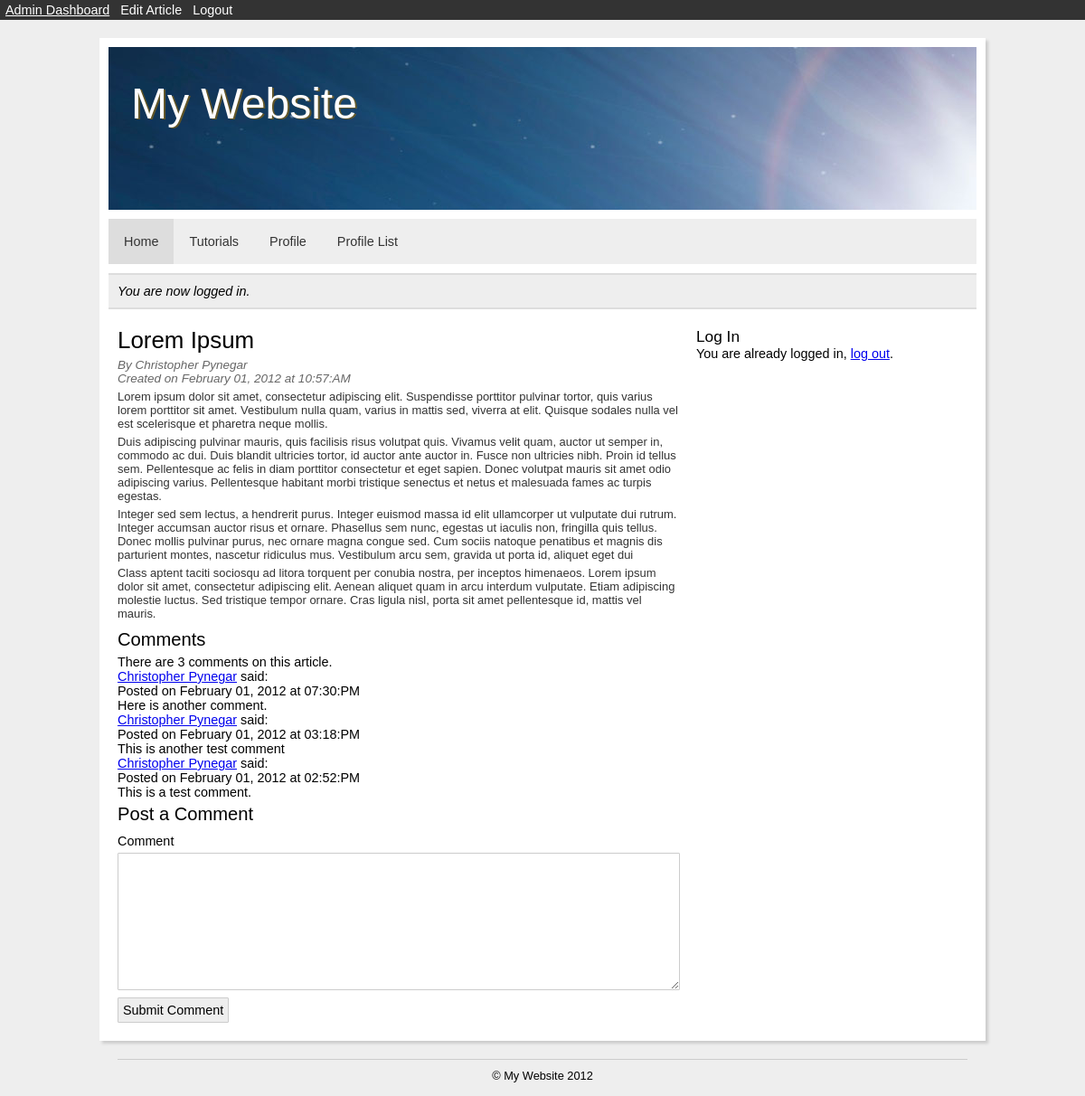
Screenshot of /index.php?system=article&id=3 (signed in) with the database file from the repository.
### tables this page shows
CREATE TABLE IF NOT EXISTS `tbl_settings` (
  `id` int(11) NOT NULL AUTO_INCREMENT,
  `website_name` varchar(100) NOT NULL,
  `tagline` varchar(100) NOT NULL,
  `keywords` varchar(255) NOT NULL,
  `description` varchar(255) NOT NULL,
  `offline` int(1) NOT NULL,
  `offline_message` varchar(255) NOT NULL,
  `editor` int(11) NOT NULL,
  `use_htaccess` int(1) NOT NULL,
  `debug_mode` int(1) NOT NULL,
  `date_modified` datetime NOT NULL,
  PRIMARY KEY (`id`)
);

CREATE TABLE IF NOT EXISTS `tbl_menu_items` (
  `id` int(11) NOT NULL AUTO_INCREMENT,
  `menu` int(11) NOT NULL,
  `type` int(11) NOT NULL,
  `name` varchar(100) NOT NULL,
  `alias` varchar(100) NOT NULL,
  `access` varchar(20) NOT NULL,
  `website_title` varchar(255) NOT NULL,
  `position` int(3) NOT NULL,
  `parameters` text NOT NULL,
  `date_modified` datetime NOT NULL,
  `date_created` datetime NOT NULL,
  PRIMARY KEY (`id`)
);

CREATE TABLE IF NOT EXISTS `tbl_articles` (
  `id` int(11) NOT NULL AUTO_INCREMENT,
  `author` int(11) NOT NULL,
  `category` int(11) NOT NULL,
  `name` varchar(255) NOT NULL,
  `content` text NOT NULL,
  `keywords` varchar(100) NOT NULL,
  `description` varchar(100) NOT NULL,
  `hits` int(11) NOT NULL,
  `published` int(1) NOT NULL,
  `comments` int(1) NOT NULL,
  `date_modified` datetime NOT NULL,
  `date_created` datetime NOT NULL,
  PRIMARY KEY (`id`)
);

CREATE TABLE IF NOT EXISTS `tbl_users` (
  `id` int(11) NOT NULL AUTO_INCREMENT,
  `permission` int(11) NOT NULL,
  `username` varchar(20) NOT NULL,
  `password` varchar(40) NOT NULL,
  `email` varchar(255) NOT NULL,
  `first_name` varchar(50) NOT NULL,
  `last_name` varchar(50) NOT NULL,
  `bio` text NOT NULL,
  `url` varchar(200) NOT NULL,
  `gender` varchar(1) NOT NULL,
  `status` varchar(50) NOT NULL,
  `email_notifications` int(1) NOT NULL,
  `enabled` int(1) NOT NULL,
  `date_modified` datetime NOT NULL,
  `date_created` datetime NOT NULL,
  PRIMARY KEY (`id`)
);

CREATE TABLE IF NOT EXISTS `tbl_comments` (
  `id` int(11) NOT NULL AUTO_INCREMENT,
  `author` int(11) NOT NULL,
  `article` int(11) NOT NULL,
  `name` varchar(255) NOT NULL,
  `email` varchar(255) NOT NULL,
  `url` varchar(255) NOT NULL,
  `comment` text NOT NULL,
  `date_created` datetime NOT NULL,
  PRIMARY KEY (`id`)
);

CREATE TABLE IF NOT EXISTS `tbl_module_items` (
  `id` int(11) NOT NULL AUTO_INCREMENT,
  `type` int(11) NOT NULL,
  `name` varchar(50) NOT NULL,
  `position` int(3) NOT NULL,
  `parameters` text NOT NULL,
  `date_modified` datetime NOT NULL,
  `date_created` datetime NOT NULL,
  PRIMARY KEY (`id`)
);

### library/core/session.php (called while the page is built, shortened)
<?php
class Session {
	private $logged_in = false;
	public function is_logged_in() {
		return $this->logged_in;
	}
	private function check_login() {
		if(isset($_SESSION['user_id'])) {
			$this->user_id = $_SESSION['user_id'];
			$this->logged_in = true;
		} else {
			unset($this->user_id);
			$this->logged_in = false;
		}
	}
}
$session = new Session();
?>

### library/core/mysql.php (called while the page is built, shortened)
<?php
class MySQL {
	private $connection;
	public function open_connection() {
		$this->connection = mysql_connect(DATABASE_SERVER, DATABASE_USERNAME, DATABASE_PASSWORD);
		if(!$this->connection) {
			die("MySQL connection failed: " . mysql_error());
		} else {
			$db_select = mysql_select_db(DATABASE_NAME, $this->connection);
		}
	}
	public function query($sql) {
		$result = mysql_query($sql, $this->connection);
		return $result;
	}
	public function fetch_array($result) {
		return mysql_fetch_array($result);
	}
}
$database = new MySQL();
?>

### library/core/core.php (called while the page is built, shortened)
<?php
class Core {
	protected static $table_name;
	public static function instantiate($record) {
		$object = new $class_name;
		foreach($record as $attribute => $value) {
			if($object->has_attribute($attribute)) {
				$object->$attribute = $value;
			}
		}
		return $object;
	}
	public static function find_by_id($id=0) {
		$result_array = static::find_by_sql("SELECT * FROM " . DATABASE_TBL_PREFIX . static::$table_name . " WHERE id={$id} LIMIT 1");
		return !empty($result_array) ? array_shift($result_array) : false;
	}
	public static function find_by_sql($sql="") {
		global $database;
		$result = $database->query($sql);
		$object_array = array();
		while($row = $database->fetch_array($result)) {
			$object_array[] = static::instantiate($row);
		}
		return $object_array;
	}
	public static function count_specific($field, $value) {
		global $database;
		$sql = "SELECT COUNT(*) FROM " . DATABASE_TBL_PREFIX . static::$table_name . " WHERE {$field}={$value}";
		$result = $database->query($sql);
		$row = $database->fetch_array($result);
		return array_shift($row);
	}
	private function has_attribute($attribute) {
		$object_vars = get_object_vars($this);
		return array_key_exists($attribute, $object_vars);
	}
}
?>

### library/core/permission.php (called while the page is built, shortened)
<?php
class Permission extends Core {
	public static function get_access_level() {
		global $session;
		$user = User::find_by_id($session->user_id);
		$permission = Permission::find_by_id($user->permission);
		return $permission->access;
	}
}
?>

### index.php (called while the page is built, shortened)
<?php
require_once('library/load.php');
require(SITE_ROOT.'library/core/website.php');
require(PUBLIC_TEMPLATE.'index.php');
?>

### library/core/setting.php (called while the page is built, shortened)
<?php
class Setting extends Core {
	public static function debug_mode() {
		if($setting = Setting::find_by_id(1)) {
			if($setting->debug_mode == 1) {
				ini_set('display_errors', true);
			} else {
				ini_set('display_errors', false);
			}
		} else {
			die('Could not retrieve settings.');
		}
	}
}
Setting::debug_mode();
?>

### library/load.php (called while the page is built, shortened)
<?php
require_once(LIBRARY_PATH.DS.'includes'.DS.'functions.php');
if(DATABASE_TYPE == 'MySQL') {
	require_once(LIBRARY_PATH.'core'.DS.'mysql.php');
} elseif(DATABASE_TYPE == 'MySQLi') {
	require_once(LIBRARY_PATH.'core'.DS.'mysqli.php');
}
require_once(LIBRARY_PATH.DS.'core'.DS.'session.php');
require_once(LIBRARY_PATH.DS.'core'.DS.'core.php');
require_once(LIBRARY_PATH.DS.'core'.DS.'setting.php');
require_once(LIBRARY_PATH.DS.'core'.DS.'comment.php');
require_once(LIBRARY_PATH.DS.'core'.DS.'menu-item.php');
require_once(LIBRARY_PATH.DS.'core'.DS.'menu-type.php');
require_once(LIBRARY_PATH.DS.'core'.DS.'module-item.php');
require_once(LIBRARY_PATH.DS.'core'.DS.'permission.php');
require_once(LIBRARY_PATH.DS.'core'.DS.'user.php');
?>

### library/core/menu-item.php (called while the page is built, shortened)
<?php
class MenuItem extends Core {
	public static $table_name = 'menu_items';
	public static function find_permitted_items($menu) {
		global $session;
		if(!$session->is_logged_in()) {
			return static::find_by_sql("SELECT * FROM " . DATABASE_TBL_PREFIX . static::$table_name . " WHERE menu='{$menu}' AND access='public' OR access='all' ORDER BY position ASC");
		} elseif($session->is_logged_in()) {
			if(Permission::get_access_level() <= 2) {
				return static::find_by_sql("SELECT * FROM " . DATABASE_TBL_PREFIX . static::$table_name . " WHERE menu='{$menu}' AND access='special' OR access='loggedin' OR access='all' ORDER BY position ASC");
			} else {
				return static::find_by_sql("SELECT * FROM " . DATABASE_TBL_PREFIX . static::$table_name . " WHERE menu='{$menu}' AND access='loggedin' OR access='all' ORDER BY position ASC");
			}
		}
	}
}
?>

### library/core/user.php (called while the page is built, shortened)
<?php
class User extends Core {
	public $first_name;
	public $last_name;
	public function fullname() {
		if(isset($this->first_name) && isset($this->last_name)) {
			return $this->first_name.' '.$this->last_name;
		} else {
			return NULL;
		}
	}
}
?>

### library/includes/functions.php (called while the page is built, shortened)
<?php
function datetime_to_text($datetime="") {
	$unixdatetime = strtotime($datetime);
	return strftime("%B %d, %Y at %I:%M:%p", $unixdatetime);
}
?>

### library/core/comment.php (called while the page is built, shortened)
<?php
class Comment extends Core {
	public static function article_comments($article) {
		return static::find_by_sql("SELECT * FROM ".DATABASE_TBL_PREFIX."comments WHERE article='{$article}' ORDER BY date_created DESC");
	}
}
?>

### library/core/menu-type.php (called while the page is built, shortened)
<?php
class MenuType extends Core {
	public static $table_name = 'menu_types';
	public static function find_by_alias($alias) {
		$result_array = self::find_by_sql("SELECT * FROM " . DATABASE_TBL_PREFIX . self::$table_name . " WHERE alias='{$alias}' LIMIT 1");
		return !empty($result_array) ? array_shift($result_array) : false;
	}
}
?>

### library/core/module-item.php (called while the page is built, shortened)
<?php
class ModuleItem extends Core {
	public static $table_name = 'module_items';
	public static function find_permitted_items() {
		return static::find_by_sql("SELECT * FROM " . DATABASE_TBL_PREFIX . static::$table_name . " ORDER BY position ASC");
	}
}
?>

### components/content/article/system-output.php (the view, shortened to what this page needs)
<?php
if($_GET['id']):
$article = Article::find_by_id($_GET['id']);
$author = User::find_by_id($article->author);
$article->add_hit($article->id, $article->hits + 1);
?>
<div class="article">
	<h2 class="article-name"><?php echo $article->name; ?></h2>
	<div class="article-author">By <?php echo $author->fullname(); ?></div>
	<div class="article-date">Created on <?php echo datetime_to_text($article->date_created); ?></div>
	<div class="article-content"><?php echo $article->content; ?></div>
</div>
<?php if($article->comments == 1): ?>
<div class="article-comments">
	<h3>Comments</h3>
	<?php $comment_count = Comment::count_specific('article', $article->id); ?>
	<div class="comment-count">
		<?php if($comment_count == 0): ?>
		There are no comments on this article.
		<?php elseif($comment_count == 1): ?>
		There is 1 comment on this article.
		<?php else: ?>
		There are <?php echo $comment_count; ?> comments on this article.
		<?php endif; ?>
	</div>
	<?php $comments = Comment::article_comments($article->id); ?>
	<?php foreach($comments as $comment): ?>
	<div class="comment">
		<?php if($comment->author != 0): ?>
		<?php $comment_author = User::find_by_id($comment->author); ?>
		<div class="comment-author"><a href="<?php echo SITE_URL.'index.php?system=profile&id='.$comment_author->id; ?>" title="<?php echo $comment_author->fullname(); ?>'s profile"><?php echo $comment_author->fullname(); ?></a> said:</div>
		<?php else: ?>
		<div class="comment-author"><?php echo $comment->name; ?></div>
		<?php endif; ?>
		<div class="comment-date">Posted on <?php echo datetime_to_text($comment->date_created); ?></div>
		<div class="comment-content"><?php echo $comment->comment; ?></div>
	</div>
	<?php endforeach; ?>
</div>
<div class="new-article-comment">
	<h3>Post a Comment</h3>
	<form action="<?php echo SITE_URL.'components/content/article/process_comment.php' ?>" method="post">
		<label for="comment_content" class="label">Comment</label>
		<textarea name="comment_content" id="comment_content" class="textarea input"></textarea>
		<input type="submit" name="comment_submit" class="button input" value="Submit Comment" />
	</form>
</div>
<?php endif; ?>
<?php endif; ?>

### library/core/website.php (shortened to what this page needs)
<?php
class Website extends Core {
	public function admin($built_in_css = TRUE) {
		global $session;
		if(!$session->is_logged_in()) {
		} else {
			$permission = Permission::get_access_level();
			if($permission < 4) {
			} else {
				include('views/admin.php');
				$view = ob_get_clean();
				echo $view;
			}
		}
	}
	public function name() {
		$settings = Setting::find_by_id(1);
		echo $settings->website_name;
	}
	public function main_menu($menuclass = 'nav', $itemclass = 'item') {
		$items = MenuItem::find_permitted_items(1);
		include('views/main-menu.php');
		$view = ob_get_clean();
		echo $view;
	}
	public function content() {
		if(isset($_GET['a'])) {
			if($menuitem = MenuItem::find_by_alias($_GET['a'])) {
				$menutype = MenuType::find_by_id($menuitem->type);
				$view = '<h2>'.$menuitem->name.'</h2>';
				ob_start();
				include(SITE_ROOT.'components/'.$menutype->directory.'/menu-output.php');
				$view .= ob_get_clean();
				echo $view;
			} else {
				redirect('404.php');
			}
		} elseif(isset($_GET['system'])) {
			if($menutype = MenuType::find_by_alias($_GET['system'])) {
				include(SITE_ROOT.'components/'.$menutype->directory.'/system-output.php');
				$view = ob_get_clean();
				echo $view;
			} else {
				redirect('404.php');
			}
		}
	}
	public function modules() {
		$modules = ModuleItem::find_permitted_items();
		include('views/modules.php');
		$view = ob_get_clean();
		echo $view;
	}
}
?>

### views/main-menu.php (shortened to what this page needs)
<ul class="<?php echo $menuclass; ?>">
	<?php foreach($items as $item): ?>
	<?php
		if(isset($_GET['a'])) {
			if($_GET['a'] == $item->alias) {
				$selected = ' selected';
			} else {
				$selected = NULL;
			}
		} elseif(!isset($_GET['a']) && $item->id == 1) {
			$selected = ' selected';
		} else {
			$selected = NULL;
		}
	?>
	<li><a href="index.php?a=<?php echo $item->alias; ?>" class="<?php echo $itemclass.$selected; ?>"><?php echo $item->name; ?></a></li>
	<?php endforeach; ?>
</ul>

### views/modules.php (shortened to what this page needs)
<ul class="modules">
<?php
	foreach($modules as $module):
	$type = Module::find_by_id($module->type);
?>
	<li class="module">
		<h3><?php echo $module->name; ?></h3>
		<?php require('components/'.$type->directory.'/module-output.php'); ?>
	</div>
<?php endforeach; ?>

### components/users/login/module-output.php (shortened to what this page needs)
<?php
global $session;
?>
<?php if($session->is_logged_in()): ?>
<p>You are already logged in, <a href="components/users/login/process.php?a=<?php echo $_GET['a']; ?>&amp;logout=true" title="Log out">log out</a>.</p>
<?php endif; ?>

### templates/public/default/css/style.css (style rules this page uses)
body { font: 1em Arial, Helvetica, Sans-Serif; background: #EEE; }
.nav { overflow: hidden; text-align: center; background: #EEE; width: 960px; margin: 10px auto; }
.nav li { float: left; }
.nav li a, .nav li a:link, .nav li a:visited { display: block; padding: 17px; font-size: .9em; text-decoration: none; color: #333; }
.nav li a.selected { background: #DDD; }
.content h2 { font-size: 1.8em; padding: 0px 0px 5px 0px; }
.content h3 { font-size: 1.4em; padding: 5px 0px; }
.content p { margin: 5px 0px; }
.label { display: block; padding: 5px 0px; }
.input { border: 1px solid #CCC; padding: 5px; font-size: 1em; border-radius: 1px; -moz-border-radius: 1px; -webkit-border-radius: 1px; transition: ease-out all 0.3s; -moz-transition: ease-out all 0.3s; -webkit-transition: ease-out all 0.3s; }
.textarea { width: 610px; height: 140px; }
.button { display: block; margin: 5px 5px 0px 0px; background: #EEE; }
.sidebar h3 { font-size: 1.2em; }
.article-author, .article-date { font-size: .94em; font-style: italic; color: #666; }
.article-content { color: #333; font-size: .9em; }

### rows the page displays
tbl_settings: website_name "My Website My Website"
tbl_menu_items: name "Home"
tbl_menu_items: name "Tutorials"
tbl_menu_items: name "Profile"
tbl_menu_items: name "Profile List"
tbl_articles: name "Lorem Ipsum", date_created "February 01, 2012 at 10:57:AM", content "Lorem ipsum dolor sit amet, consectetur adipiscing elit. Suspendisse porttitor pulvinar tortor, quis varius lorem porttitor sit amet. Vestibulum nulla quam, varius in mattis sed, viverra at elit. Quisque sodales nulla vel est scelerisque et pharetra neque mollis. Duis adipiscing pulvinar mauris, quis facilisis risus volutpat quis. Vivamus velit quam, auctor ut semper in, commodo ac dui. Duis blandit ultricies tortor, id auctor ante auctor in. Fusce non ultricies nibh. Proin id tellus sem. Pellentesque ac felis in diam porttitor consectetur et eget sapien. Donec volutpat mauris sit amet odio adipiscing varius. Pellentesque habitant morbi tristique senectus et netus et malesuada fames ac…"
tbl_users: $author->fullname() "Christopher Pynegar", $comment_author->fullname() "Christopher Pynegar"
tbl_comments: date_created "February 01, 2012 at 07:30:PM", comment "Here is another comment."
tbl_comments: date_created "February 01, 2012 at 03:18:PM", comment "This is another test comment"
tbl_comments: date_created "February 01, 2012 at 02:52:PM", comment "This is a test comment."
tbl_module_items: name "Log In"

### other values shown
$_SESSION['message'] "You are now logged in."
$comment_count "3"
